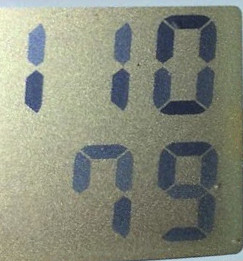
#> input picture example.jpg, 243 x 261 px
$ python canny.py
#> lines starting #> are read from the running program, lines starting #| are printed output that depends on the picture; after the words box and inside, x2 and y2 are one past the last pixel; in counts of white or black regions, pixels touching at a corner belong together
#> further down, image is the input picture: shape (261, 243, 3); mean B, G, R 123.9, 139, 134.9
import datetime
import itertools

from imutils import contours
import cv2
import numpy as np
from datetime import datetime

DIGITS_LOOKUP = {
    (1, 1, 1, 0, 1, 1, 1): "0",
    (0, 0, 1, 0, 0, 1, 0): "1",
    (1, 0, 1, 1, 1, 1, 0): "2",
    (1, 0, 1, 1, 0, 1, 1): "3",
    (0, 1, 1, 1, 0, 1, 0): "4",
    (1, 1, 0, 1, 0, 1, 1): "5",
    (1, 1, 0, 1, 1, 1, 1): "6",
    (1, 1, 1, 0, 0, 1, 0): "7",
    (1, 1, 1, 1, 1, 1, 1): "8",
    (1, 1, 1, 1, 0, 1, 1): "9"
}


def gray(img):
    grayed = cv2.cvtColor(img, cv2.COLOR_BGR2GRAY)
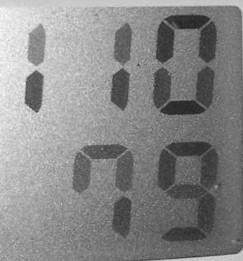
#> grayed: shape (261, 243); min 33, max 251, mean 136.1
    cv2.imwrite("grayed.jpg", grayed)
    return grayed


def denoise(img):
    denoised = cv2.fastNlMeansDenoising(img, 10, 10, 7, 21)
    cv2.imwrite("denoised.jpg", denoised)
    return denoised


def lut(img, min_table, max_table):
#> called with min_table = 60, max_table = 195
    diff_table = max_table - min_table
    lookup_table = np.arange(256, dtype="uint8")

    for i in range(0, len(lookup_table)):
        if i < min_table:
            lookup_table[i] = 0
        elif min_table <= i <= max_table:
            n = 255 * (i - min_table) / diff_table
            lookup_table[i] = n
        elif i > max_table:
            lookup_table[i] = 255

    contrast = cv2.LUT(img.copy(), lookup_table)
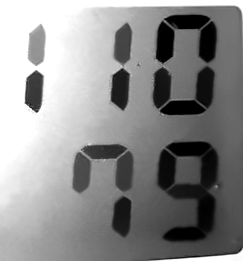
#> contrast: shape (261, 243); min 0, max 255, mean 140.4
    cv2.imwrite("contrast.jpg", contrast)
    return contrast


def canny(img):
    edged = cv2.Canny(img, 20, 80, 255)
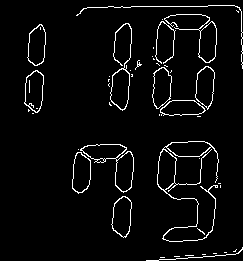
#> edged: shape (261, 243); 4.2% white in thin lines or dots, all inside (x1, y1, x2, y2) = (24, 5, 243, 261)
    cv2.imwrite("edged.jpg", edged)
    return edged


def filter_noise(img):
    # find contors

    cnts0 = cv2.findContours(img.copy(), cv2.RETR_TREE, cv2.CHAIN_APPROX_SIMPLE)[0]
#> cnts0 = 65 contours, 40 with area under 20; largest, box (x1, y1, x2, y2) and area: (157, 141, 219, 242) 1172, (80, 144, 134, 193) 1122, (110, 23, 132, 111) 626, (111, 196, 132, 238) 609, (24, 70, 44, 113) 608

    # filter noize

    thCnts = []
    for c in cnts0:
        (x, y, z, w) = cv2.boundingRect(c)
        a = cv2.contourArea(c)
        # print(f"{x}, {y}, {z}, {w}, {a}")
        if a >= 10:
            thCnts.append(c)
#> this loop made 65 passes
#> (x, y, z, w, a) on passes 7, 8, 9, 10, 11, 14, 15, 16, 17, 18, 19, 20: (233, 249, 4, 3, 0.5), (146, 247, 97, 14, 4.5), (197, 228, 8, 7, 4.5), (111, 196, 21, 42, 609), (111, 196, 21, 42, 585), (199, 158, 1, 1, 0), (72, 152, 19, 42, 587.5), (72, 152, 19, 41, 567.5), (78, 149, 1, 1, 0), (80, 144, 54, 49, 1122), (103, 158, 3, 4, 4), (96, 158, 9, 5, 21.5)
#> (c, x, y, z, w, a) on passes 1 to 6: ([[160, 257], [164, 257]], 160, 257, 5, 1, 0), ([[174, 256], [179, 256]], 174, 256, 6, 1, 0), ([[185, 255], [193, 255]], 185, 255, 9, 1, 0), ([[202, 254], [205, 254]], 202, 254, 4, 1, 0), ([[213, 253], [216, 253]], 213, 253, 4, 1, 0), ([[224, 252], [226, 252]], 224, 252, 3, 1, 0)
#> after the loop, thCnts = 26 contours, 1 with area under 20; largest, box (x1, y1, x2, y2) and area: (157, 141, 219, 242) 1172, (80, 144, 134, 193) 1122, (110, 23, 132, 111) 626, (111, 196, 132, 238) 609, (24, 70, 44, 113) 608

    background = np.zeros_like(img, np.uint8)

    edged_cnts = cv2.drawContours(background, thCnts, -1, (255, 255, 255), 1)
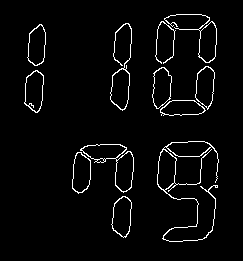
#> edged_cnts: shape (261, 243); 3.4% white in thin lines or dots, all inside (x1, y1, x2, y2) = (24, 14, 219, 242)
    cv2.imwrite("edged_cnts.jpg", edged_cnts)
    return edged_cnts


def closing(img):
    # https://github.com/DevashishPrasad/LCD-OCR/blob/master/code.py

    dilate = cv2.dilate(edged, None, iterations=4)
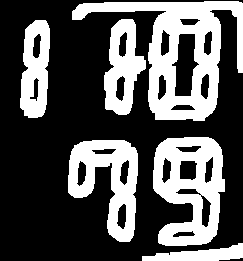
#> dilate: shape (261, 243); 34.2% white; 6 white regions, box (x1, y1, x2, y2) and area: (72, 1, 243, 121) 7476, (153, 137, 225, 246) 4962, (68, 140, 138, 242) 3759, (104, 19, 146, 115) 2323, (20, 20, 50, 118) 2134, (142, 243, 243, 261) 1009
    cv2.imwrite("dilate.jpg", dilate)

    erode = cv2.erode(dilate, None, iterations=4)
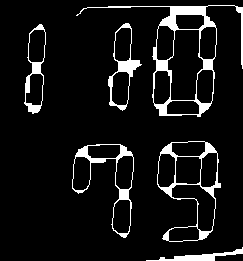
#> erode: shape (261, 243); 8.1% white; 6 white regions
    cv2.imwrite("erode.jpg", erode)

    return dilate, erode


def read_digit(img):
    ret, th = cv2.threshold(img, 0, 255, cv2.THRESH_BINARY_INV + cv2.THRESH_OTSU)
    (rh, rw) = th.shape
    aspect = rh / rw
    if aspect > 2:
        return "1"
    # https://www.pyimagesearch.com/2017/02/13/recognizing-digits-with-opencv-and-python/
    (dw, dh) = (int(rw * 0.25), int(rh * 0.15))
    dhc = int(rh * 0.05)
    segments = [
        ((0, 0), (rw, dh)),  # top
        ((0, 0), (dw, rh // 2)),  # top-left
        ((rw - dw, 0), (rw, rh // 2)),  # top-right
        ((0, (rh // 2) - dhc), (rw, (rh // 2) + dhc)),  # center
        ((0, rh // 2), (dw, rh)),  # bottom-left
        ((rw - dw, rh // 2), (rw, rh)),  # bottom-right
        ((0, rh - dh), (rw, rh))  # bottom
    ]
    on = [0] * len(segments)
    for (i, ((ax, ay), (bx, by))) in enumerate(segments):
        seg = th[ay:by, ax:bx]
        cv2.imwrite(f"seg{i}.jpg", seg)
        total = cv2.countNonZero(seg)
        area = (bx - ax) * (by - ay)
        print(f"i={i}, total={total}, area={area}, total/area={total/float(area)}")
        if total / float(area) > 0.35:
            on[i] = 1
    digit = DIGITS_LOOKUP[tuple(on)]
    return digit

# load image
image = cv2.imread("example.jpg")

# resize

# image = imutils.resize(image, height=500)

# gray
grayed = gray(image)

# denoizing

denoized = denoise(grayed)

# lut

contrast = lut(denoized, 60, 195)

# canny

edged = canny(contrast)

# filter noize

edged_cnts = filter_noise(edged)

# open

dilate, erode = closing(edged_cnts)

# find contuors

# mask2 = np.ones(image.shape[:2], dtype="uint8") * 255

cnts = cv2.findContours(erode.copy(), cv2.RETR_EXTERNAL, cv2.CHAIN_APPROX_SIMPLE)[0]
#> cnts = 6 contours; box (x1, y1, x2, y2) and area: (76, 5, 243, 117) 6105, (157, 141, 221, 242) 4165, (72, 144, 134, 238) 2468, (108, 23, 142, 111) 1428, (24, 24, 46, 114) 1244, (146, 247, 243, 261) 304

# sort contours

sorted_cnts = contours.sort_contours(cnts, method="left-to-right")[0]
#> sorted_cnts has the same summary as cnts

# get pairs

pairs = itertools.combinations(sorted_cnts, 2)

# word group
words = []
for p in pairs:
    p0 = p[0]
    p1 = p[1]
    (x0, y0, w0, h0) = cv2.boundingRect(p0)
    (x1, y1, w1, h1) = cv2.boundingRect(p1)
    d = np.linalg.norm(np.array([x1, y1]) - np.array([x0, y0]))
    if d < h0:
        print(f"x0={x0}, y0={y0}, x1={x1}, y1={y1}, d={d}, h0={h0}")
        flat = itertools.chain.from_iterable(words)
        if len(words) <= 0:
            words.append(list([p0, p1]))
        elif p0 not in flat and p1 not in flat:
            words.append(list([p0, p1]))
        else:
            for w in words:
#> (the run stopped early here; a loop or call above may not have finished)
